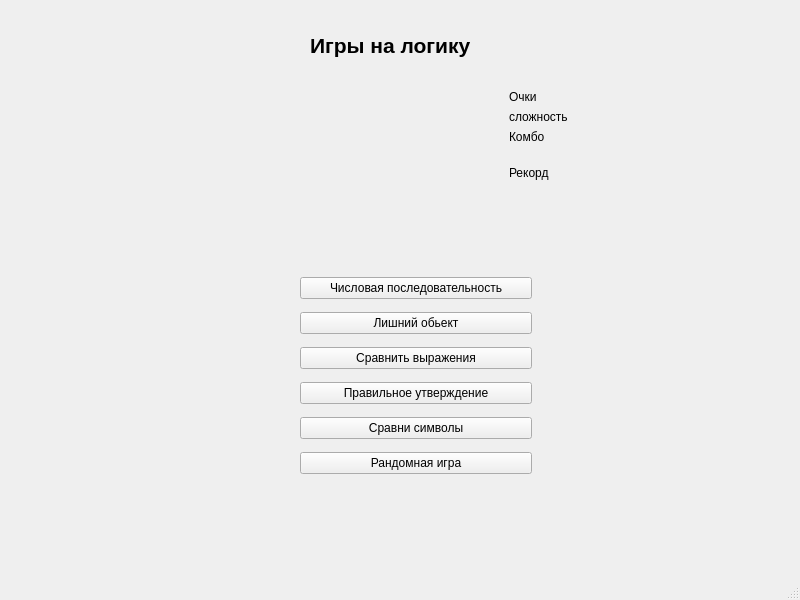
<?xml version="1.0" encoding="UTF-8"?>
<ui version="4.0">
 <class>MainGames</class>
 <widget class="QMainWindow" name="MainGames">
  <property name="geometry">
   <rect>
    <x>0</x>
    <y>0</y>
    <width>800</width>
    <height>600</height>
   </rect>
  </property>
  <property name="windowTitle">
   <string>MainGames</string>
  </property>
  <widget class="QWidget" name="centralwidget">
   <widget class="QStackedWidget" name="stackedWidget">
    <property name="geometry">
     <rect>
      <x>0</x>
      <y>0</y>
      <width>801</width>
      <height>541</height>
     </rect>
    </property>
    <property name="currentIndex">
     <number>0</number>
    </property>
    <widget class="QWidget" name="page0">
     <widget class="QLabel" name="label">
      <property name="geometry">
       <rect>
        <x>310</x>
        <y>30</y>
        <width>211</width>
        <height>31</height>
       </rect>
      </property>
      <property name="font">
       <font>
        <pointsize>16</pointsize>
        <bold>true</bold>
       </font>
      </property>
      <property name="text">
       <string>Игры на логику</string>
      </property>
     </widget>
     <widget class="QWidget" name="layoutWidget">
      <property name="geometry">
       <rect>
        <x>300</x>
        <y>270</y>
        <width>232</width>
        <height>211</height>
       </rect>
      </property>
      <layout class="QVBoxLayout" name="verticalLayout">
       <item>
        <widget class="QPushButton" name="sequenceBtn">
         <property name="text">
          <string>Числовая последовательность</string>
         </property>
        </widget>
       </item>
       <item>
        <widget class="QPushButton" name="excessBtn">
         <property name="text">
          <string>Лишний обьект</string>
         </property>
        </widget>
       </item>
       <item>
        <widget class="QPushButton" name="compareBtn">
         <property name="text">
          <string>Сравнить выражения</string>
         </property>
        </widget>
       </item>
       <item>
        <widget class="QPushButton" name="statermentsBtn">
         <property name="text">
          <string>Правильное утверждение</string>
         </property>
        </widget>
       </item>
       <item>
        <widget class="QPushButton" name="memoryBtn">
         <property name="text">
          <string>Сравни символы</string>
         </property>
        </widget>
       </item>
       <item>
        <widget class="QPushButton" name="randomPlayBtn">
         <property name="text">
          <string>Рандомная игра</string>
         </property>
        </widget>
       </item>
      </layout>
     </widget>
     <widget class="QWidget" name="layoutWidget">
      <property name="geometry">
       <rect>
        <x>509</x>
        <y>90</y>
        <width>281</width>
        <height>105</height>
       </rect>
      </property>
      <layout class="QVBoxLayout" name="verticalLayout_13">
       <item>
        <layout class="QVBoxLayout" name="verticalLayout_2">
         <item>
          <widget class="QLabel" name="label_score">
           <property name="text">
            <string>Очки</string>
           </property>
          </widget>
         </item>
         <item>
          <widget class="QLabel" name="label_difficulty">
           <property name="text">
            <string>сложность</string>
           </property>
          </widget>
         </item>
         <item>
          <widget class="QLabel" name="label_combo">
           <property name="text">
            <string>Комбо</string>
           </property>
          </widget>
         </item>
        </layout>
       </item>
       <item>
        <widget class="QLabel" name="labelBestScore">
         <property name="text">
          <string>Рекорд</string>
         </property>
        </widget>
       </item>
      </layout>
     </widget>
    </widget>
    <widget class="QWidget" name="page1">
     <widget class="QLabel" name="label_2">
      <property name="geometry">
       <rect>
        <x>300</x>
        <y>20</y>
        <width>201</width>
        <height>16</height>
       </rect>
      </property>
      <property name="text">
       <string>Числовая последовательность</string>
      </property>
     </widget>
     <widget class="QLabel" name="labelSeqTimer">
      <property name="geometry">
       <rect>
        <x>587</x>
        <y>60</y>
        <width>151</width>
        <height>20</height>
       </rect>
      </property>
      <property name="text">
       <string>Таймер</string>
      </property>
     </widget>
     <widget class="QLabel" name="labelSeqFeedback">
      <property name="geometry">
       <rect>
        <x>390</x>
        <y>110</y>
        <width>601</width>
        <height>101</height>
       </rect>
      </property>
      <property name="text">
       <string>результат</string>
      </property>
     </widget>
     <widget class="QPushButton" name="BtnSeqBack">
      <property name="geometry">
       <rect>
        <x>10</x>
        <y>510</y>
        <width>100</width>
        <height>32</height>
       </rect>
      </property>
      <property name="text">
       <string>Назад</string>
      </property>
     </widget>
     <widget class="QWidget" name="layoutWidget">
      <property name="geometry">
       <rect>
        <x>30</x>
        <y>57</y>
        <width>351</width>
        <height>221</height>
       </rect>
      </property>
      <layout class="QVBoxLayout" name="verticalLayout_3">
       <item>
        <widget class="QLabel" name="labelSeqQuestion">
         <property name="text">
          <string>Вопрос</string>
         </property>
        </widget>
       </item>
       <item>
        <widget class="QLineEdit" name="inputSeqAnswer"/>
       </item>
       <item>
        <widget class="QPushButton" name="btnSeqSubmit">
         <property name="text">
          <string>Ответить</string>
         </property>
        </widget>
       </item>
      </layout>
     </widget>
    </widget>
    <widget class="QWidget" name="page2">
     <widget class="QLabel" name="label_3">
      <property name="geometry">
       <rect>
        <x>360</x>
        <y>30</y>
        <width>101</width>
        <height>16</height>
       </rect>
      </property>
      <property name="text">
       <string>Лишний обьект</string>
      </property>
     </widget>
     <widget class="QPushButton" name="btnExcessBack">
      <property name="geometry">
       <rect>
        <x>10</x>
        <y>510</y>
        <width>100</width>
        <height>32</height>
       </rect>
      </property>
      <property name="text">
       <string>Назад</string>
      </property>
     </widget>
     <widget class="QLabel" name="labelExcessFeedback">
      <property name="geometry">
       <rect>
        <x>390</x>
        <y>100</y>
        <width>241</width>
        <height>221</height>
       </rect>
      </property>
      <property name="text">
       <string>Результат</string>
      </property>
     </widget>
     <widget class="QLabel" name="labelExcessTimer">
      <property name="geometry">
       <rect>
        <x>590</x>
        <y>20</y>
        <width>151</width>
        <height>41</height>
       </rect>
      </property>
      <property name="text">
       <string>Таймер</string>
      </property>
     </widget>
     <widget class="QWidget" name="layoutWidget">
      <property name="geometry">
       <rect>
        <x>70</x>
        <y>80</y>
        <width>291</width>
        <height>251</height>
       </rect>
      </property>
      <layout class="QVBoxLayout" name="verticalLayout_5">
       <item>
        <widget class="QLabel" name="labelExcessQuestion">
         <property name="text">
          <string>Какое число лишнее?</string>
         </property>
        </widget>
       </item>
       <item>
        <layout class="QVBoxLayout" name="verticalLayout_4">
         <item>
          <layout class="QHBoxLayout" name="horizontalLayout">
           <item>
            <widget class="QPushButton" name="btnOpt1">
             <property name="text">
              <string>1</string>
             </property>
            </widget>
           </item>
           <item>
            <widget class="QPushButton" name="btnOpt2">
             <property name="text">
              <string>2</string>
             </property>
            </widget>
           </item>
          </layout>
         </item>
         <item>
          <layout class="QHBoxLayout" name="horizontalLayout_2">
           <item>
            <widget class="QPushButton" name="btnOpt3">
             <property name="text">
              <string>3</string>
             </property>
            </widget>
           </item>
           <item>
            <widget class="QPushButton" name="btnOpt4">
             <property name="text">
              <string>4</string>
             </property>
            </widget>
           </item>
          </layout>
         </item>
        </layout>
       </item>
      </layout>
     </widget>
    </widget>
    <widget class="QWidget" name="page3">
     <widget class="QLabel" name="label_4">
      <property name="geometry">
       <rect>
        <x>350</x>
        <y>30</y>
        <width>141</width>
        <height>16</height>
       </rect>
      </property>
      <property name="text">
       <string>Сравнить выражения</string>
      </property>
     </widget>
     <widget class="QLabel" name="labelCompareTimer">
      <property name="geometry">
       <rect>
        <x>640</x>
        <y>30</y>
        <width>58</width>
        <height>16</height>
       </rect>
      </property>
      <property name="text">
       <string>Таймер</string>
      </property>
     </widget>
     <widget class="QPushButton" name="btnCompareBack">
      <property name="geometry">
       <rect>
        <x>10</x>
        <y>510</y>
        <width>100</width>
        <height>32</height>
       </rect>
      </property>
      <property name="text">
       <string>Назад</string>
      </property>
     </widget>
     <widget class="QWidget" name="layoutWidget">
      <property name="geometry">
       <rect>
        <x>70</x>
        <y>70</y>
        <width>301</width>
        <height>301</height>
       </rect>
      </property>
      <layout class="QVBoxLayout" name="verticalLayout_7">
       <item>
        <layout class="QHBoxLayout" name="horizontalLayout_4">
         <item>
          <widget class="QLabel" name="labelCompareLeft">
           <property name="text">
            <string>лево</string>
           </property>
          </widget>
         </item>
         <item>
          <widget class="QLabel" name="labelCompareSign">
           <property name="maximumSize">
            <size>
             <width>61</width>
             <height>16777215</height>
            </size>
           </property>
           <property name="text">
            <string>       ?</string>
           </property>
          </widget>
         </item>
         <item>
          <widget class="QLabel" name="labelCompareRight">
           <property name="text">
            <string>право</string>
           </property>
          </widget>
         </item>
        </layout>
       </item>
       <item>
        <layout class="QVBoxLayout" name="verticalLayout_6">
         <item>
          <widget class="QLabel" name="labelCompareFeedback">
           <property name="text">
            <string>результат</string>
           </property>
          </widget>
         </item>
         <item>
          <layout class="QHBoxLayout" name="horizontalLayout_3">
           <item>
            <widget class="QPushButton" name="btnLess">
             <property name="text">
              <string>&lt;</string>
             </property>
            </widget>
           </item>
           <item>
            <widget class="QPushButton" name="btnGreater">
             <property name="text">
              <string>&gt;</string>
             </property>
            </widget>
           </item>
           <item>
            <widget class="QPushButton" name="btnEqual">
             <property name="text">
              <string>=</string>
             </property>
            </widget>
           </item>
          </layout>
         </item>
        </layout>
       </item>
      </layout>
     </widget>
    </widget>
    <widget class="QWidget" name="page4">
     <widget class="QLabel" name="label_5">
      <property name="geometry">
       <rect>
        <x>350</x>
        <y>30</y>
        <width>171</width>
        <height>16</height>
       </rect>
      </property>
      <property name="text">
       <string>Правильное утверждение</string>
      </property>
     </widget>
     <widget class="QLabel" name="labelStatementTimer">
      <property name="geometry">
       <rect>
        <x>620</x>
        <y>40</y>
        <width>58</width>
        <height>16</height>
       </rect>
      </property>
      <property name="text">
       <string>Таймер</string>
      </property>
     </widget>
     <widget class="QPushButton" name="btnStatermentBack">
      <property name="geometry">
       <rect>
        <x>20</x>
        <y>510</y>
        <width>100</width>
        <height>32</height>
       </rect>
      </property>
      <property name="text">
       <string>Назад</string>
      </property>
     </widget>
     <widget class="QWidget" name="layoutWidget">
      <property name="geometry">
       <rect>
        <x>90</x>
        <y>110</y>
        <width>281</width>
        <height>241</height>
       </rect>
      </property>
      <layout class="QVBoxLayout" name="verticalLayout_9">
       <item>
        <widget class="QLabel" name="labelStatementText">
         <property name="text">
          <string>Утверждение</string>
         </property>
        </widget>
       </item>
       <item>
        <layout class="QVBoxLayout" name="verticalLayout_8">
         <item>
          <widget class="QLabel" name="labelStatementFeedback">
           <property name="text">
            <string>результат</string>
           </property>
          </widget>
         </item>
         <item>
          <layout class="QHBoxLayout" name="horizontalLayout_5">
           <item>
            <widget class="QPushButton" name="btnTrue">
             <property name="text">
              <string>Верно</string>
             </property>
            </widget>
           </item>
           <item>
            <widget class="QPushButton" name="btnFalse">
             <property name="text">
              <string>Неверно</string>
             </property>
            </widget>
           </item>
          </layout>
         </item>
        </layout>
       </item>
      </layout>
     </widget>
    </widget>
    <widget class="QWidget" name="page5">
     <widget class="QLabel" name="label_6">
      <property name="geometry">
       <rect>
        <x>350</x>
        <y>20</y>
        <width>71</width>
        <height>16</height>
       </rect>
      </property>
      <property name="text">
       <string>Сравнить</string>
      </property>
     </widget>
     <widget class="QPushButton" name="btnMemoryBack">
      <property name="geometry">
       <rect>
        <x>20</x>
        <y>510</y>
        <width>100</width>
        <height>32</height>
       </rect>
      </property>
      <property name="text">
       <string>Назад</string>
      </property>
     </widget>
     <widget class="QLabel" name="labelMemoryTimer">
      <property name="geometry">
       <rect>
        <x>600</x>
        <y>30</y>
        <width>58</width>
        <height>16</height>
       </rect>
      </property>
      <property name="text">
       <string>Таймер</string>
      </property>
     </widget>
     <widget class="QWidget" name="layoutWidget">
      <property name="geometry">
       <rect>
        <x>150</x>
        <y>90</y>
        <width>281</width>
        <height>331</height>
       </rect>
      </property>
      <layout class="QVBoxLayout" name="verticalLayout_12">
       <item>
        <widget class="QLabel" name="labelMemorySequence">
         <property name="text">
          <string>ПОследов</string>
         </property>
        </widget>
       </item>
       <item>
        <layout class="QVBoxLayout" name="verticalLayout_11">
         <item>
          <widget class="QLineEdit" name="inputMemoryAnswer"/>
         </item>
         <item>
          <layout class="QVBoxLayout" name="verticalLayout_10">
           <item>
            <widget class="QLabel" name="labelMemoryFeedback">
             <property name="text">
              <string>Результат</string>
             </property>
            </widget>
           </item>
           <item>
            <widget class="QPushButton" name="btnMemorySubmit">
             <property name="text">
              <string>ОТветить</string>
             </property>
            </widget>
           </item>
          </layout>
         </item>
        </layout>
       </item>
      </layout>
     </widget>
    </widget>
   </widget>
  </widget>
  <widget class="QMenuBar" name="menubar">
   <property name="geometry">
    <rect>
     <x>0</x>
     <y>0</y>
     <width>800</width>
     <height>25</height>
    </rect>
   </property>
  </widget>
  <widget class="QStatusBar" name="statusbar"/>
 </widget>
 <resources/>
 <connections/>
</ui>
